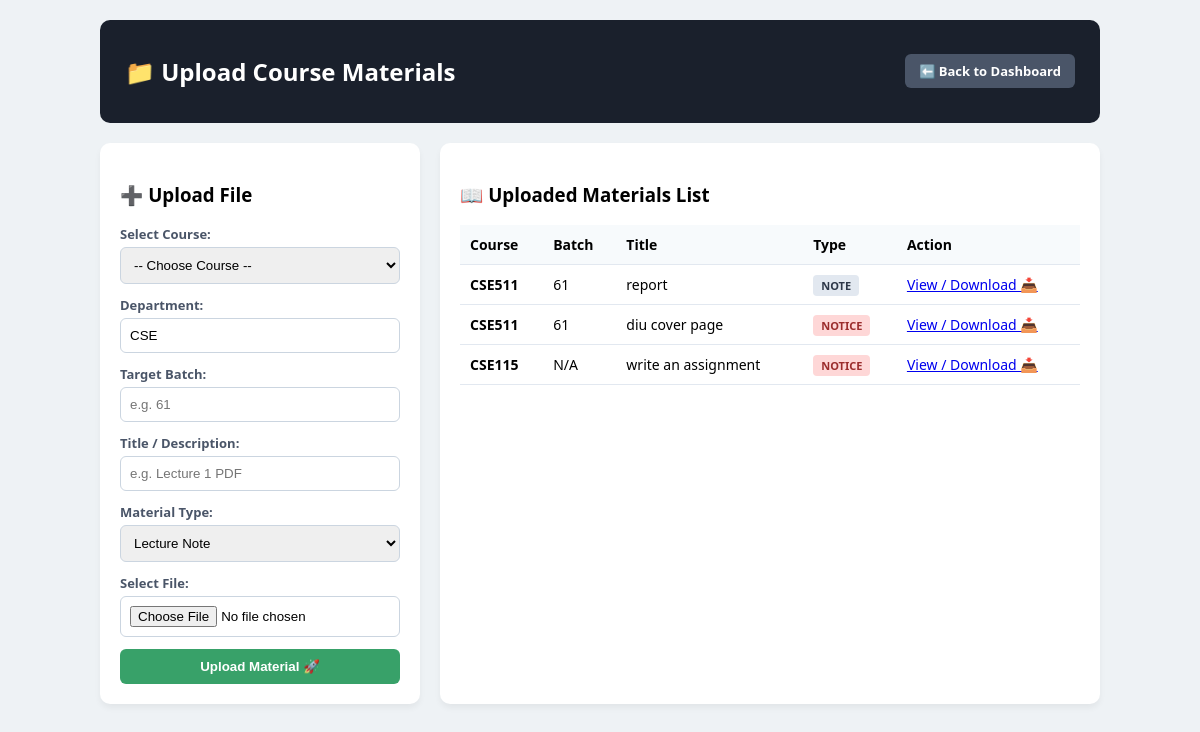
The app's page /teacher_materials.php (signed in) with its own data.
### tables this page shows
CREATE TABLE `course_materials` (
  `id` int(11) NOT NULL,
  `course_id` int(11) NOT NULL,
  `teacher_username` varchar(100) NOT NULL,
  `title` varchar(255) NOT NULL,
  `type` enum('note','assignment','notice') DEFAULT 'note',
  `file_path` varchar(255) NOT NULL,
  `department` varchar(50) DEFAULT NULL,
  `batch` varchar(20) DEFAULT NULL,
  `uploaded_at` timestamp NOT NULL DEFAULT current_timestamp()
);

CREATE TABLE `courses` (
  `id` int(11) NOT NULL,
  `course_code` varchar(20) NOT NULL,
  `course_name` varchar(100) NOT NULL,
  `credits` decimal(3,2) NOT NULL,
  `department_id` int(11) DEFAULT NULL,
  `assigned_teacher` varchar(100) DEFAULT NULL,
  `batch` varchar(20) DEFAULT NULL
);

### teacher_materials.php (the view, shortened to what this page needs)
<?php
require_once 'config.php';
$teacher_username = $_SESSION['username'];
$materials_query = $conn->prepare("SELECT m.*, c.course_code FROM course_materials m JOIN courses c ON m.course_id = c.id WHERE m.teacher_username = ? ORDER BY m.id DESC");
$materials_query->bind_param("s", $teacher_username);
$materials_query->execute();
$materials_res = $materials_query->get_result();
?>
<!DOCTYPE html>
<html lang="en">
<head>
</head>
<body>
<div class="container">
    <div class="header">
        <h2>📁 Upload Course Materials</h2>
        <a href="teacher_dashboard.php" class="btn-back">⬅️ Back to Dashboard</a>
    </div>
    <div class="main-grid">
        <div class="card">
            <h3>➕ Upload File</h3>
            <form action="" method="POST" enctype="multipart/form-data">
                <div class="form-group">
                    <label>Select Course:</label>
                    <select name="course_id" required>
                        <option value="">-- Choose Course --</option>
                    </select>
                </div>
                <div class="form-group">
                    <label>Department:</label>
                    <input type="text" name="department" value="CSE" required>
                </div>
                <div class="form-group">
                    <label>Target Batch:</label>
                    <input type="text" name="batch" placeholder="e.g. 61" required>
                </div>
                <div class="form-group">
                    <label>Title / Description:</label>
                    <input type="text" name="title" placeholder="e.g. Lecture 1 PDF" required>
                </div>
                <div class="form-group">
                    <label>Material Type:</label>
                    <select name="type" required>
                        <option value="note">Lecture Note</option>
                    </select>
                </div>
                <div class="form-group">
                    <label>Select File:</label>
                    <input type="file" name="file" required>
                </div>
                <button type="submit" name="upload_material" class="btn-submit">Upload Material 🚀</button>
            </form>
        </div>
        <div class="card">
            <h3>📖 Uploaded Materials List</h3>
            <table>
                <thead>
                    <tr>
                        <th>Course</th>
                        <th>Batch</th>
                        <th>Title</th>
                        <th>Type</th>
                        <th>Action</th>
                    </tr>
                </thead>
                <tbody>
                    <?php if($materials_res && $materials_res->num_rows > 0): ?>
                        <?php while($m = $materials_res->fetch_assoc()): ?>
                            <tr>
                                <td><b><?php echo htmlspecialchars($m['course_code']); ?></b></td>
                                <td><?php echo !empty($m['batch']) ? htmlspecialchars($m['batch']) : 'N/A'; ?></td>
                                <td><?php echo htmlspecialchars($m['title']); ?></td>
                                <td><span class="badge badge-<?php echo $m['type']; ?>"><?php echo $m['type']; ?></span></td>
                                <td><a href="<?php echo $m['file_path']; ?>" target="_blank">View / Download 📥</a></td>
                            </tr>
                        <?php endwhile; ?>
                    <?php else: ?>
                        <tr><td colspan="5" style="text-align:center; color:#777;">No materials uploaded yet.</td></tr>
                    <?php endif; ?>
                </tbody>
            </table>
        </div>
    </div>
</div>
</body>
</html>

### teacher_materials.php (style rules this page uses)
body { font-family: 'Segoe UI', Tahoma, Geneva, Verdana, sans-serif; background: #eef2f5; margin: 0; padding: 20px; }
.container { max-width: 1000px; margin: 0 auto; }
.header { display: flex; justify-content: space-between; align-items: center; background: #1a202c; color: white; padding: 15px 25px; border-radius: 10px; margin-bottom: 20px; }
.btn-back { background: #4a5568; color: white; padding: 8px 14px; text-decoration: none; border-radius: 6px; font-weight: bold; font-size: 13px; }
.main-grid { display: grid; grid-template-columns: 320px 1fr; gap: 20px; }
.card { background: white; padding: 20px; border-radius: 10px; box-shadow: 0 4px 6px rgba(0,0,0,0.05); }
.form-group { margin-bottom: 12px; }
label { display: block; font-size: 13px; font-weight: bold; color: #4a5568; margin-bottom: 4px; }
input, select { width: 100%; padding: 9px; border: 1px solid #cbd5e0; border-radius: 6px; box-sizing: border-box; }
.btn-submit { width: 100%; background: #38a169; color: white; border: none; padding: 10px; border-radius: 6px; font-weight: bold; cursor: pointer; }
table { width: 100%; border-collapse: collapse; margin-top: 10px; }
th, td { padding: 10px; text-align: left; border-bottom: 1px solid #e2e8f0; font-size: 14px; }
th { background: #f7fafc; }
.badge { padding: 3px 8px; border-radius: 4px; font-size: 11px; font-weight: bold; text-transform: uppercase; }
.badge-note { background: #e2e8f0; color: #2d3748; }
.badge-notice { background: #fed7d7; color: #9b2c2c; }

### records on screen
course_materials: course.course_code "CSE511", batch "61", title "report", type "NOTE"
course_materials: course.course_code "CSE511", batch "61", title "diu cover page", type "NOTICE"
course_materials: course.course_code "CSE115", shows "N/A", title "write an assignment", type "NOTICE"
